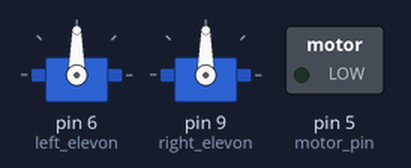
This sketch was run on a simulated Arduino Uno, built with avr-gcc and run on an emulated ATmega328P. On the bench: 2 × servo, switched loads named in the sketch (green lamp = pin HIGH).

Above: at 0.1 s.
At 5.6 s:
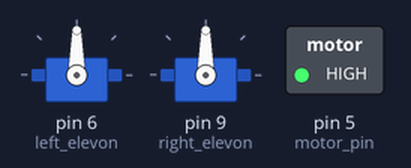
Timing chart, 0 to 7.1 s (numbered marks = the images above):
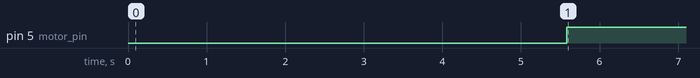

Measured:
- by itself, pin 5 (motor_pin): LOW → HIGH at 5.6 s

The sketch:

P1-Flight-Test.ino
```cpp
#include <Servo.h>

Servo LE;
Servo RE;

const int motor_pin = 5;
const int left_elevon = 6;
const int right_elevon = 9;

int leftElevon_State = 90;
int rightElevon_State = 90;

void setup() {
  Serial.begin(9600);

  pinMode(motor_pin,OUTPUT);
  LE.attach(left_elevon);
  RE.attach(right_elevon);

  LE.write(leftElevon_State);
  RE.write(rightElevon_State);
}

unsigned long current_millis = 0;
const long interval = 5583;

const long pitch_up_interval = 7483;  //1.9s for picthing up
const long neutral_interval = 8383;  // 900ms neutral
const long kill_motor = 9653;  //1.27s
const long pitch_down_interval = 14013;  //4.36s


void loop() {
  current_millis = millis();

  //Ground-Roll
  if (current_millis >= interval){
    digitalWrite(motor_pin, true);
  }

    else if(current_millis >= pitch_up_interval){
      pitch_up(); //Reaches upto 20.1m/s
    }

    else if(current_millis >= neutral_interval){
      neutral_position(); //to let the jet feel air
    }

    else if(current_millis >= kill_motor){
      digitalWrite(motor_pin, false); //The jet should reach its peak velocity by, here (24.7m/s)
    }

    else if(current_millis >= pitch_down_interval){
      pitch_down();
    }

}


///////////////////////////////////Used for ascending and descending//////////////////////////////////////////////////
void pitch_up(){
  LE.write(98);// +8 degree climb
  RE.write(98);
}

void pitch_down(){
  LE.write(82);// -8 degree descend
  RE.write(82);
}
////////////////////////////////////////////////////////////////////////////////////////////////////////////////////////


void neutral_position(){
  LE.write(90);
  RE.write(90);
}
```
